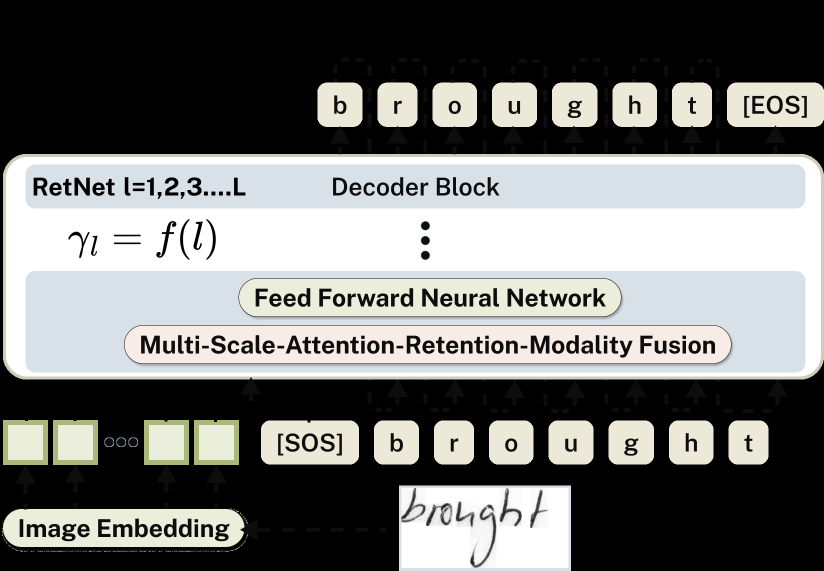
#> input picture papers/PR_Changhun__submission/DRetHTR.png, 1648 x 1141 px (shown at 1/2 size); its folder holds only this picture in this run
$ python -i deslanting_IAM.py   (imports and definitions only)
#> lines starting #> are read from the running program, lines starting #| are printed output that depends on the picture; after the words box and inside, x2 and y2 are one past the last pixel; in counts of white or black regions, pixels touching at a corner belong together
import cv2
import numpy as np
import os


def remove_cursive_style(img):
    """Remove cursive writing style from image with deslanting algorithm"""

    def calc_y_alpha(vec):
        indices = np.where(vec > 0)[0]
        h_alpha = len(indices)

        if h_alpha > 0:
            delta_y_alpha = indices[h_alpha - 1] - indices[0] + 1

            if h_alpha == delta_y_alpha:
                return h_alpha * h_alpha
        return 0

    alpha_vals = [-1.0, -0.75, -0.5, -0.25, 0.0, 0.25, 0.5, 0.75, 1.0]
    rows, cols = img.shape
#> rows = 1141; cols = 1648
    results = []

    ret, otsu = cv2.threshold(img, 0, 255, cv2.THRESH_BINARY + cv2.THRESH_OTSU)
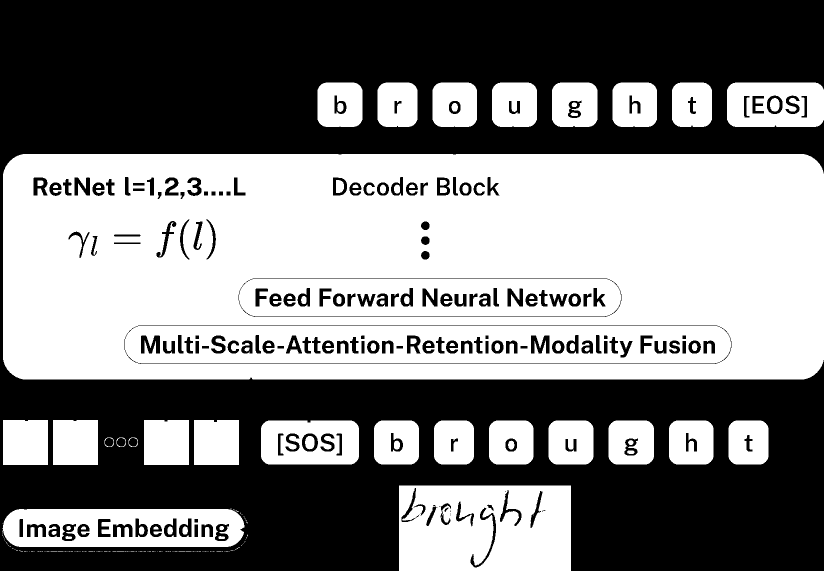
#> otsu: shape (1141, 1648) (shown at 1/2 size); 50% white; 211 white regions (131 under 20 px), largest, box (x1, y1, x2, y2) and area: (6, 308, 1648, 759) 691304, (798, 971, 1142, 1141) 54749, (6, 1018, 489, 1094) 28026
#> ret = 117
    binary = otsu if ret < 127 else sauvola(img, (int(img.shape[0] / 2), int(img.shape[0] / 2)), 127, 1e-2)

    for alpha in alpha_vals:
        shift_x = max(-alpha * rows, 0.)
        size = (cols + int(np.ceil(abs(alpha * rows))), rows)
        transform = np.asarray([[1, alpha, shift_x], [0, 1, 0]], dtype=np.float64)

        shear_img = cv2.warpAffine(binary, transform, size, cv2.INTER_NEAREST)
        sum_alpha = 0
        sum_alpha += np.apply_along_axis(calc_y_alpha, 0, shear_img)
        results.append([np.sum(sum_alpha), size, transform])
#> this loop made 9 passes
#> pass 1, in remove_cursive_style, `shear_img = cv2.warpAffine(binary, transform, size, cv2.INTER_NEAREST)`:
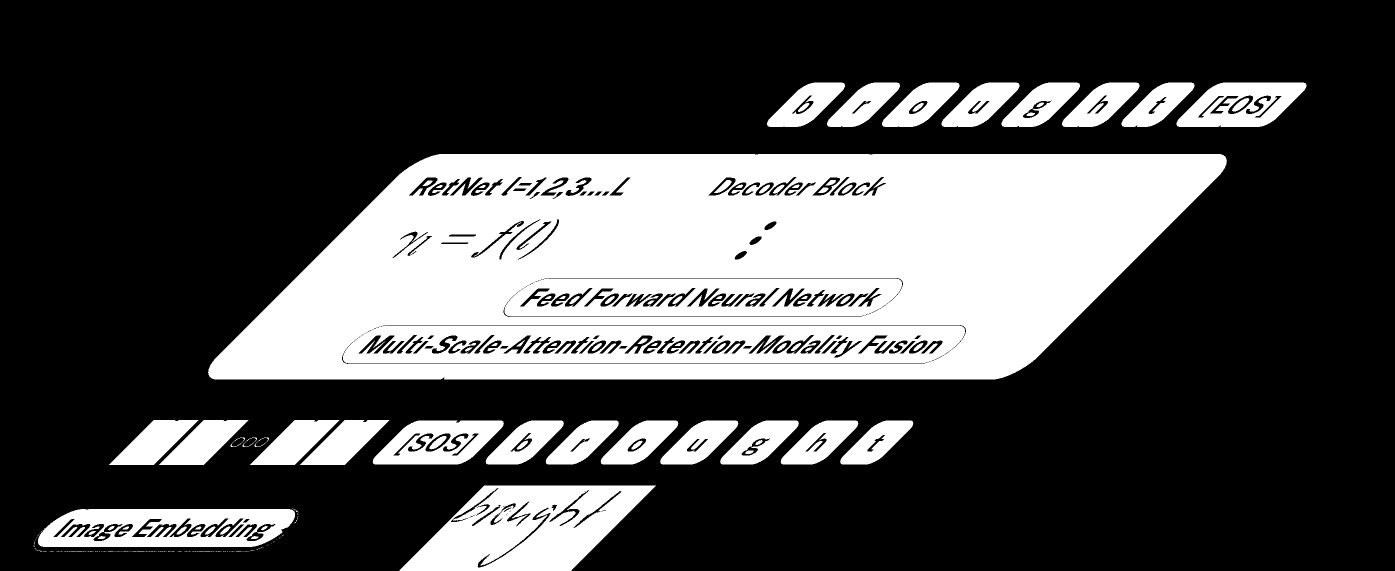
#> shear_img: shape (1141, 2789) (shown at 1/2 size); 29.5% white; 213 white regions (133 under 20 px), largest, box (x1, y1, x2, y2) and area: (416, 308, 2454, 759) 691304, (799, 971, 1312, 1141) 54748, (76, 1018, 590, 1094) 28030
#> pass 2, in remove_cursive_style, `shear_img = cv2.warpAffine(binary, transform, size, cv2.INTER_NEAREST)`:
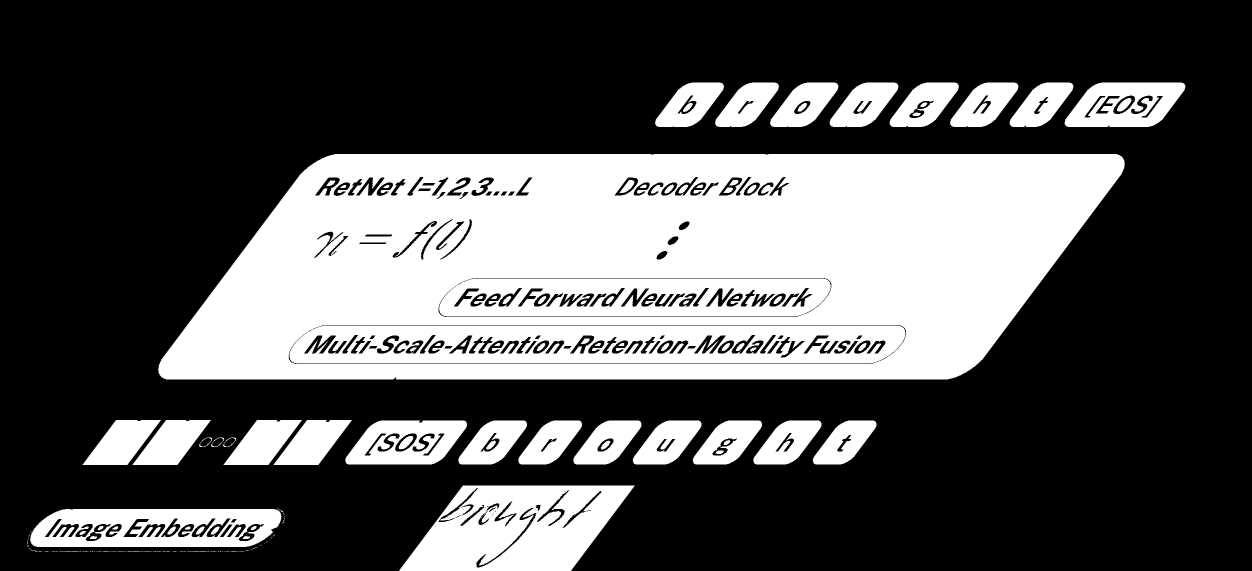
#> shear_img: shape (1141, 2504) (shown at 1/2 size); min 0, max 255, mean 83.9
#> pass 3, in remove_cursive_style, `shear_img = cv2.warpAffine(binary, transform, size, cv2.INTER_NEAREST)`:
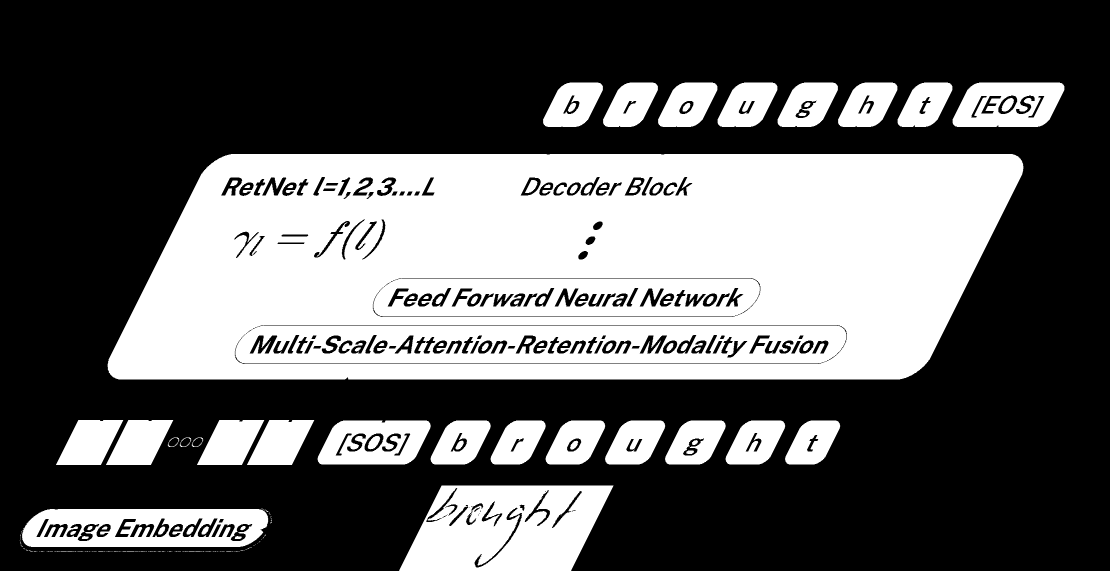
#> shear_img: shape (1141, 2219) (shown at 1/2 size); min 0, max 255, mean 94.7
#> after the loop, results = 9 items

    result = sorted(results, key=lambda x: x[0], reverse=True)[0]
#> result = [4205491, (1934, 1141), [[1, 0.25, 0], [0, 1, 0]]]
    result = cv2.warpAffine(img, result[2], result[1], borderValue=255)
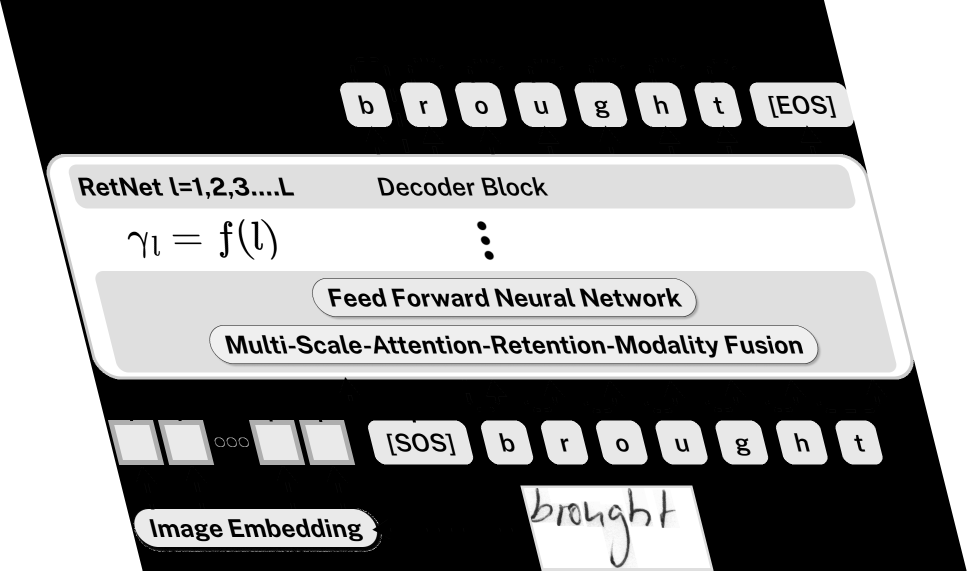
#> result: shape (1141, 1934) (shown at 1/2 size); min 0, max 255, mean 137.9
    result = cv2.resize(result, dsize=(cols, rows))
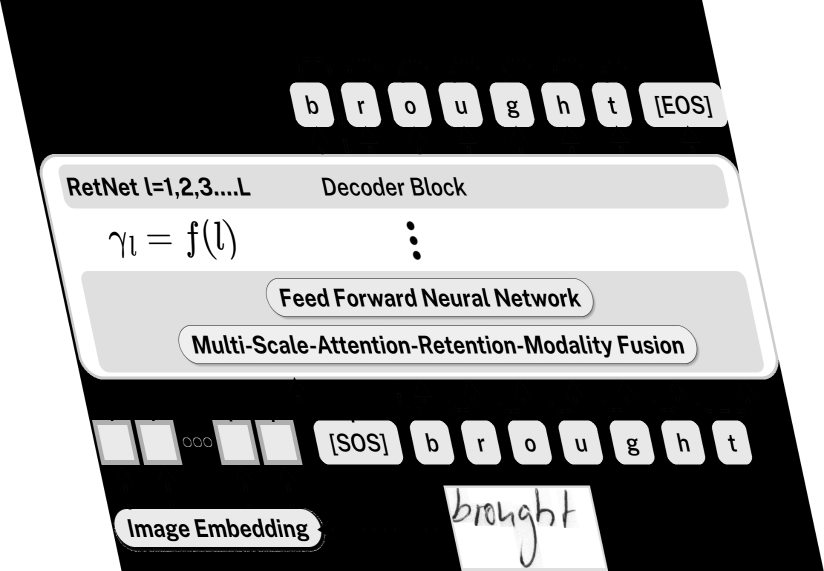
#> result: shape (1141, 1648) (shown at 1/2 size); min 0, max 255, mean 137.9

    return np.asarray(result, dtype=np.uint8)

"""
Sauvola binarization based in,
    J. Sauvola, T. Seppanen, S. Haapakoski, M. Pietikainen,
    Adaptive Document Binarization, in IEEE Computer Society Washington, 1997.
"""

def sauvola(img, window, thresh, k):
    """Sauvola binarization"""

    rows, cols = img.shape
    pad = int(np.floor(window[0] / 2))
    sum2, sqsum = cv2.integral2(
        cv2.copyMakeBorder(img, pad, pad, pad, pad, cv2.BORDER_CONSTANT))

    isum = sum2[window[0]:rows + window[0], window[1]:cols + window[1]] + \
        sum2[0:rows, 0:cols] - \
        sum2[window[0]:rows + window[0], 0:cols] - \
        sum2[0:rows, window[1]:cols + window[1]]

    isqsum = sqsum[window[0]:rows + window[0], window[1]:cols + window[1]] + \
        sqsum[0:rows, 0:cols] - \
        sqsum[window[0]:rows + window[0], 0:cols] - \
        sqsum[0:rows, window[1]:cols + window[1]]

    ksize = window[0] * window[1]
    mean = isum / ksize
    std = (((isqsum / ksize) - (mean**2) / ksize) / ksize) ** 0.5
    threshold = (mean * (1 + k * (std / thresh - 1))) * (mean >= 100)

    return np.asarray(255 * (img >= threshold), 'uint8')

def process_directory(input_dir, output_dir):
    if not os.path.exists(output_dir):
        os.makedirs(output_dir)

    for filename in os.listdir(input_dir):
        if filename.endswith('.png'):
            img_path = os.path.join(input_dir, filename)
            img = cv2.imread(img_path, cv2.IMREAD_GRAYSCALE)
            if img is not None:
                deslant_img = remove_cursive_style(img)
                output_path = os.path.join(output_dir, filename)
                cv2.imwrite(output_path, deslant_img)
                print(f"Processed and saved {output_path}")
            else:
                print(f"Failed to load image {img_path}")


# [4 lines not run here, left out]

>>> import cv2
>>> picture = cv2.imread('../papers/PR_Changhun__submission/DRetHTR.png', cv2.IMREAD_GRAYSCALE)
>>> result = remove_cursive_style(picture)

$ run again, on papers/PR_Changhun__submission/aug.png
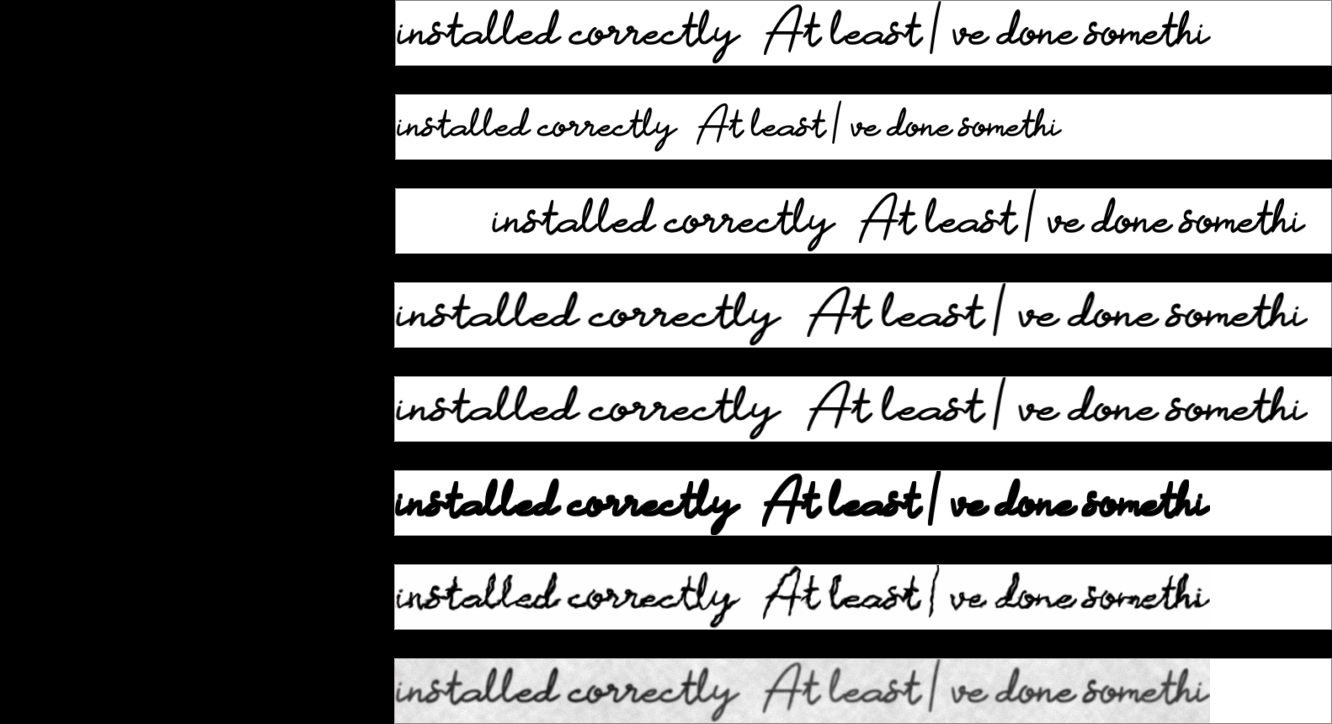
#> input picture papers/PR_Changhun__submission/aug.png, 2664 x 1448 px (shown at 1/2 size)
#> in remove_cursive_style, `ret, otsu = cv2.threshold(img, 0, 255, cv2.THRESH_BINARY + cv2.THRESH_..`:
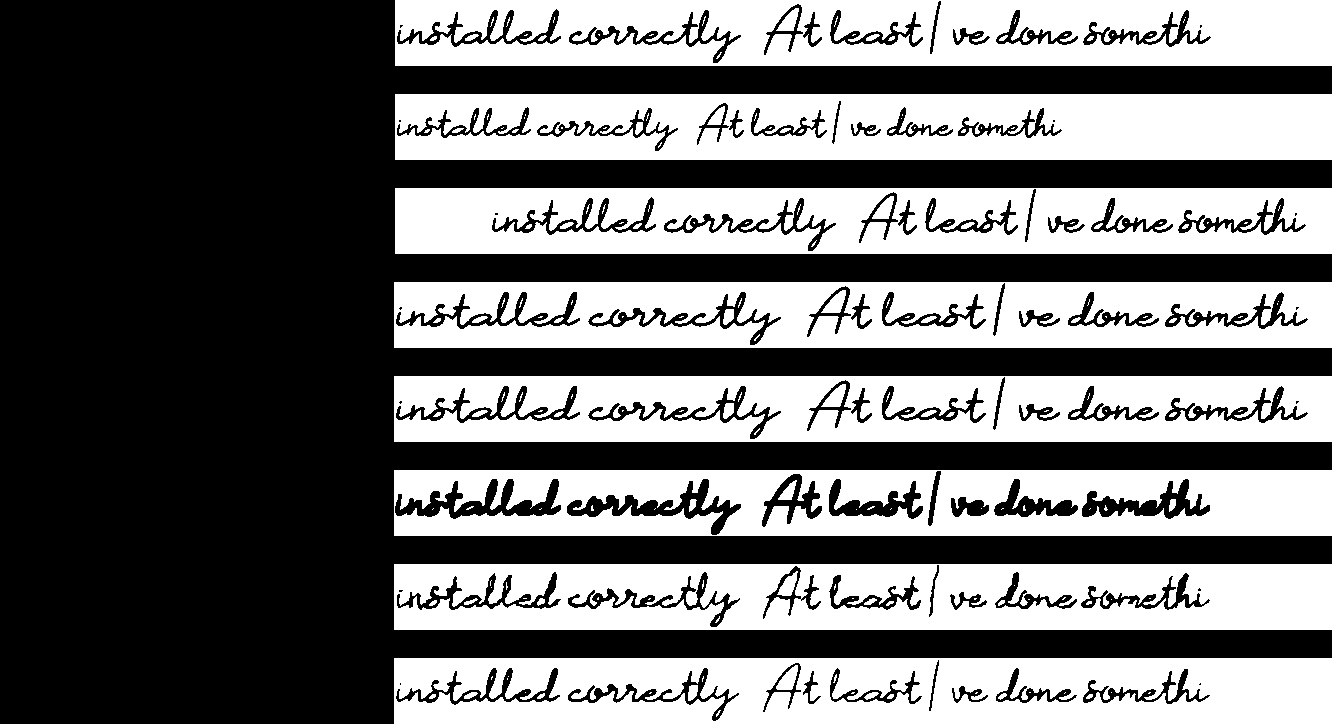
#> otsu: shape (1448, 2664) (shown at 1/2 size); 45.2% white; 206 white regions (57 under 20 px), largest, box (x1, y1, x2, y2) and area: (790, 188, 2664, 320) 226708, (788, 1316, 2664, 1448) 219800, (788, 1128, 2664, 1260) 217128
#> ret = 123
#> after the loop in remove_cursive_style, `for alpha in alpha_vals:`: results = 9 items
#> in remove_cursive_style, `result = sorted(results, key=lambda x: x[0], reverse=True)[0]`: result = [1829568, (4112, 1448), [[1, 1, 0], [0, 1, 0]]]
#> in remove_cursive_style, `result = cv2.resize(result, dsize=(cols, rows))`:
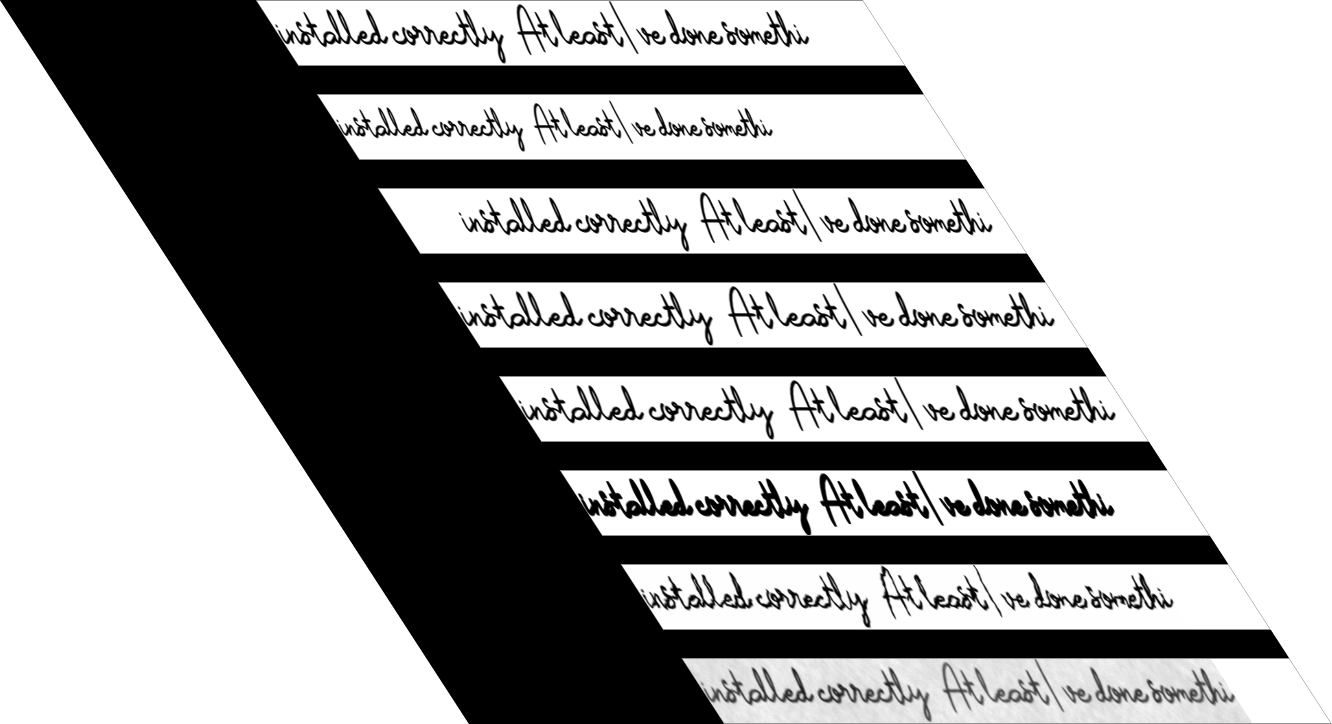
#> result: shape (1448, 2664) (shown at 1/2 size); min 0, max 255, mean 162.5
